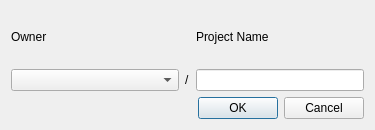
<?xml version="1.0" encoding="UTF-8"?>
<ui version="4.0">
 <class>Dialog</class>
 <widget class="QDialog" name="Dialog">
  <property name="geometry">
   <rect>
    <x>0</x>
    <y>0</y>
    <width>375</width>
    <height>130</height>
   </rect>
  </property>
  <property name="windowTitle">
   <string>Clone Mergin Project</string>
  </property>
  <layout class="QVBoxLayout" name="verticalLayout_3">
   <item>
    <layout class="QVBoxLayout" name="verticalLayout_2">
     <item>
      <layout class="QGridLayout" name="gridLayout">
       <item row="1" column="2">
        <widget class="QLineEdit" name="edit_project_name">
         <property name="sizePolicy">
          <sizepolicy hsizetype="Expanding" vsizetype="Fixed">
           <horstretch>0</horstretch>
           <verstretch>0</verstretch>
          </sizepolicy>
         </property>
         <property name="text">
          <string/>
         </property>
        </widget>
       </item>
       <item row="0" column="0">
        <widget class="QLabel" name="projectNamespaceLabel">
         <property name="sizePolicy">
          <sizepolicy hsizetype="Expanding" vsizetype="Fixed">
           <horstretch>0</horstretch>
           <verstretch>0</verstretch>
          </sizepolicy>
         </property>
         <property name="minimumSize">
          <size>
           <width>0</width>
           <height>0</height>
          </size>
         </property>
         <property name="maximumSize">
          <size>
           <width>200</width>
           <height>150</height>
          </size>
         </property>
         <property name="text">
          <string>Owner</string>
         </property>
        </widget>
       </item>
       <item row="0" column="2">
        <widget class="QLabel" name="projectNameLabel">
         <property name="sizePolicy">
          <sizepolicy hsizetype="Expanding" vsizetype="Fixed">
           <horstretch>0</horstretch>
           <verstretch>0</verstretch>
          </sizepolicy>
         </property>
         <property name="minimumSize">
          <size>
           <width>0</width>
           <height>0</height>
          </size>
         </property>
         <property name="maximumSize">
          <size>
           <width>200</width>
           <height>150</height>
          </size>
         </property>
         <property name="text">
          <string>Project Name</string>
         </property>
        </widget>
       </item>
       <item row="1" column="0">
        <widget class="QComboBox" name="projectNamespace">
         <property name="sizePolicy">
          <sizepolicy hsizetype="Expanding" vsizetype="Fixed">
           <horstretch>0</horstretch>
           <verstretch>0</verstretch>
          </sizepolicy>
         </property>
        </widget>
       </item>
       <item row="1" column="1">
        <widget class="QLabel" name="label">
         <property name="sizePolicy">
          <sizepolicy hsizetype="Fixed" vsizetype="Minimum">
           <horstretch>0</horstretch>
           <verstretch>0</verstretch>
          </sizepolicy>
         </property>
         <property name="text">
          <string>/</string>
         </property>
        </widget>
       </item>
      </layout>
     </item>
     <item>
      <widget class="QDialogButtonBox" name="buttonBox">
       <property name="orientation">
        <enum>Qt::Horizontal</enum>
       </property>
       <property name="standardButtons">
        <set>QDialogButtonBox::Cancel|QDialogButtonBox::Ok</set>
       </property>
      </widget>
     </item>
    </layout>
   </item>
  </layout>
 </widget>
 <resources/>
 <connections>
  <connection>
   <sender>buttonBox</sender>
   <signal>rejected()</signal>
   <receiver>Dialog</receiver>
   <slot>reject()</slot>
   <hints>
    <hint type="sourcelabel">
     <x>316</x>
     <y>260</y>
    </hint>
    <hint type="destinationlabel">
     <x>286</x>
     <y>274</y>
    </hint>
   </hints>
  </connection>
 </connections>
</ui>
